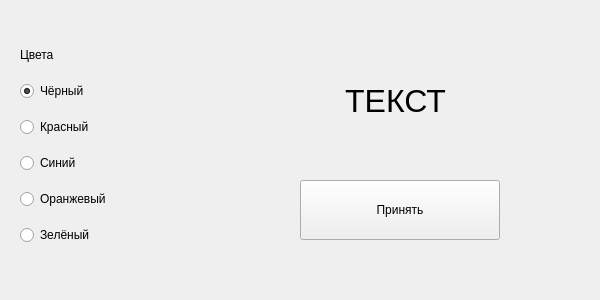
<?xml version="1.0" encoding="UTF-8"?>
<ui version="4.0">
 <class>win_change_color</class>
 <widget class="QWidget" name="win_change_color">
  <property name="geometry">
   <rect>
    <x>0</x>
    <y>0</y>
    <width>600</width>
    <height>300</height>
   </rect>
  </property>
  <property name="windowTitle">
   <string>Изменение цвета текста истории</string>
  </property>
  <widget class="QLabel" name="label_2">
   <property name="geometry">
    <rect>
     <x>290</x>
     <y>50</y>
     <width>211</width>
     <height>101</height>
    </rect>
   </property>
   <property name="font">
    <font>
     <pointsize>24</pointsize>
    </font>
   </property>
   <property name="text">
    <string>ТЕКСТ</string>
   </property>
   <property name="alignment">
    <set>Qt::AlignCenter</set>
   </property>
  </widget>
  <widget class="QPushButton" name="pushButton">
   <property name="geometry">
    <rect>
     <x>300</x>
     <y>180</y>
     <width>200</width>
     <height>60</height>
    </rect>
   </property>
   <property name="text">
    <string>Принять</string>
   </property>
  </widget>
  <widget class="QWidget" name="">
   <property name="geometry">
    <rect>
     <x>20</x>
     <y>40</y>
     <width>191</width>
     <height>212</height>
    </rect>
   </property>
   <layout class="QVBoxLayout" name="verticalLayout">
    <item>
     <widget class="QLabel" name="lbl_color">
      <property name="minimumSize">
       <size>
        <width>100</width>
        <height>30</height>
       </size>
      </property>
      <property name="maximumSize">
       <size>
        <width>100</width>
        <height>30</height>
       </size>
      </property>
      <property name="text">
       <string>Цвета</string>
      </property>
     </widget>
    </item>
    <item>
     <widget class="QRadioButton" name="rbt_black">
      <property name="minimumSize">
       <size>
        <width>160</width>
        <height>30</height>
       </size>
      </property>
      <property name="maximumSize">
       <size>
        <width>160</width>
        <height>30</height>
       </size>
      </property>
      <property name="text">
       <string>Чёрный</string>
      </property>
      <property name="checked">
       <bool>true</bool>
      </property>
     </widget>
    </item>
    <item>
     <widget class="QRadioButton" name="rbt_red">
      <property name="minimumSize">
       <size>
        <width>160</width>
        <height>30</height>
       </size>
      </property>
      <property name="maximumSize">
       <size>
        <width>160</width>
        <height>30</height>
       </size>
      </property>
      <property name="text">
       <string>Красный</string>
      </property>
     </widget>
    </item>
    <item>
     <widget class="QRadioButton" name="rbt_blue">
      <property name="minimumSize">
       <size>
        <width>160</width>
        <height>30</height>
       </size>
      </property>
      <property name="maximumSize">
       <size>
        <width>160</width>
        <height>30</height>
       </size>
      </property>
      <property name="text">
       <string>Синий</string>
      </property>
     </widget>
    </item>
    <item>
     <widget class="QRadioButton" name="rbt_orange">
      <property name="minimumSize">
       <size>
        <width>160</width>
        <height>30</height>
       </size>
      </property>
      <property name="maximumSize">
       <size>
        <width>160</width>
        <height>30</height>
       </size>
      </property>
      <property name="text">
       <string>Оранжевый</string>
      </property>
     </widget>
    </item>
    <item>
     <widget class="QRadioButton" name="rbt_green">
      <property name="minimumSize">
       <size>
        <width>160</width>
        <height>30</height>
       </size>
      </property>
      <property name="maximumSize">
       <size>
        <width>160</width>
        <height>30</height>
       </size>
      </property>
      <property name="text">
       <string>Зелёный</string>
      </property>
     </widget>
    </item>
   </layout>
  </widget>
 </widget>
 <resources/>
 <connections/>
</ui>
